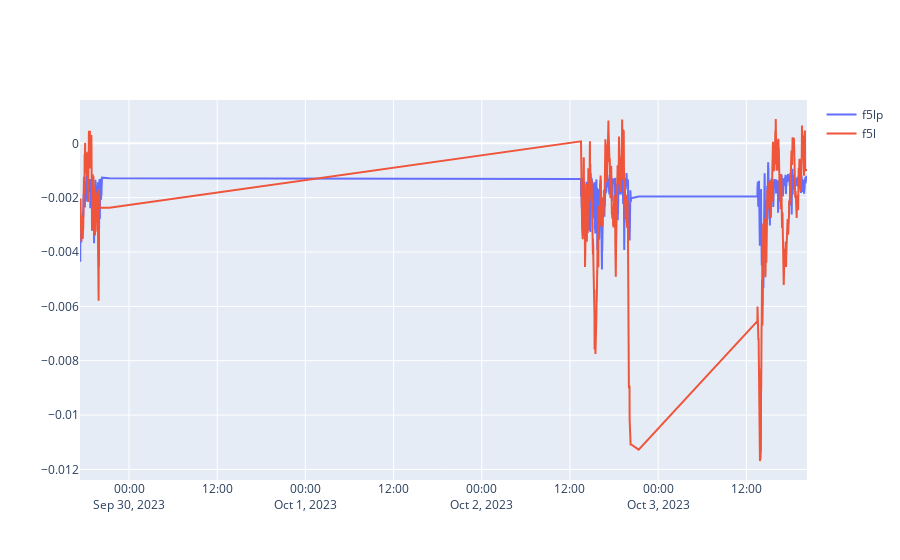

The code cell stored with this chart in its notebook:
### Code cell
i = 1000

data = [

                # go.Line(x=f5h_preds.index[-i:],
                #         y=f5h_preds.iloc[-i:],
                #         name='f5hp'
                # ),

                # go.Line(x=ohlc.loc[idx].index[-i:],
                #         y=ohlc.loc[idx].f5_high.iloc[-i:],
                #         name='f5h'
                # ),

                go.Line(x=f5l_preds.index[-i:],
                        y=f5l_preds.iloc[-i:],
                        name='f5lp'
                ),
                go.Line(x=ohlc.loc[idx].index[-i:],
                        y=ohlc.loc[idx].f5_low.iloc[-i:],
                        name='f5l'
                ),
]

fig = go.Figure(data=data)
fig.update(layout_xaxis_rangeslider_visible=False)
fig.show()

### Figure 1 — Plotly figure (JSON) as saved in the notebook; plotly's stock layout.template omitted (floating-point values rounded to 4 significant figures; data arrays with more than 128 entries replaced by an {"elided": "..."} marker saying what was removed)
{"data": [{"name": "f5lp", "type": "scatter", "x": {"elided": "1000 str values"}, "y": {"elided": "1000 float values"}}, {"name": "f5l", "type": "scatter", "x": {"elided": "1000 str values"}, "y": {"elided": "1000 float values"}}], "layout": {"xaxis": {"rangeslider": {"visible": false}}}}
